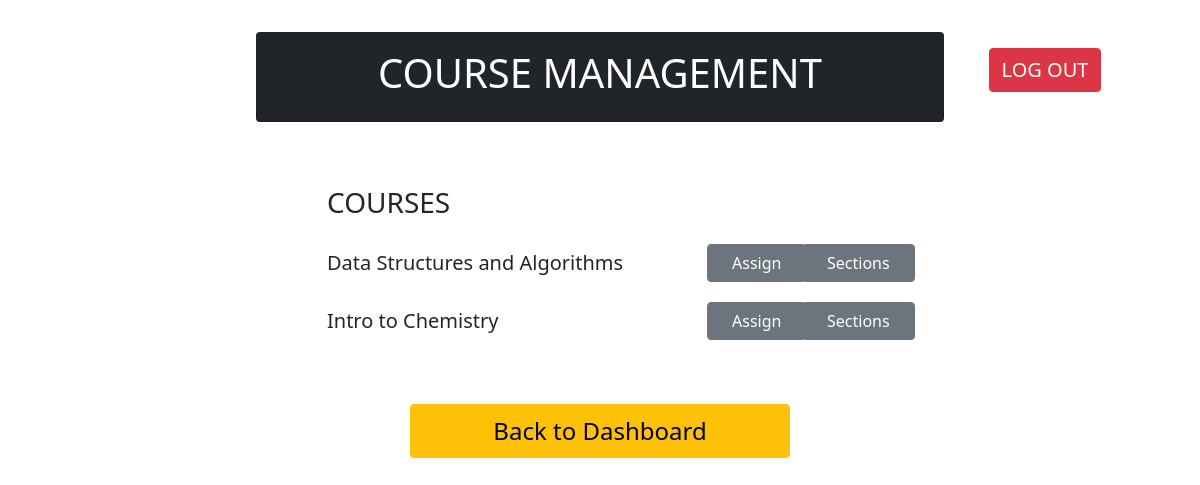
Screenshot of /courses/ (signed in) with the database file from the repository.
### proj_app/models.py (models this page shows)
class CourseModel(models.Model):
    course_id = models.AutoField(primary_key=True)
    dept_code = models.CharField(max_length=20, choices=Department.choices)
    name = models.CharField(max_length=50)
    assigned_instructor = models.ForeignKey(MyUserModel, on_delete=models.SET_NULL, related_name="instructor", null=True)
    assigned_tas = models.ManyToManyField(MyUserModel, related_name="tas")

### proj_app/views.py (the view)
# urls.py: path('courses/', ManageCourse.as_view()),
class ManageCourse(View):
    def get(self, request):
        try:
            request.session["currentUser"]
        except KeyError:
            return redirect('/')
        try:
            role_id = request.session["currentRole"]
            print("role is " + str(role_id))
            if role_id != 0 and role_id != 1:
                return redirect('/home/')
        except KeyError:
            return redirect('/')
        courses = list(CourseModel.objects.all())  # getting all the courses
        user = MyUserModel.objects.get(email=request.session["currentUser"])
        missingPeople = False
        if (list(MyUserModel.objects.filter(role=1)) == [] or list(MyUserModel.objects.filter(role=2)) == []):
            missingPeople = True
        return render(request, "mainTemplates/courseManagement.html", {"courses": courses, 'user': user, 'missingPeople': missingPeople})

### templates/mainTemplates/courseManagement.html (shortened to what this page needs)
{% extends "base.html" %}
{% block content %}
    <div class="container">
        <div class="row m-4">
            <div class="col-2"></div>
            <div class="col-8">
                <div class="card text-white bg-dark text-center my-2 py-3">
                    <h1>COURSE MANAGEMENT</h1>
                </div>
            </div>
            <div class="col-2 text-center">
                <a href = '/' type="button" class="btn btn-danger my-4" style="font-size: 20px">LOG OUT</a>
            </div>
        </div>
    </div>
    <div class="container">
        <div class="row">
            <div class="col-3"></div>
            <div class="col-4">
                <p class="p-2">
                    <h3>COURSES</h3>
                </p>
            </div>
        </div>
        {% for i in courses %}
            {% if user.role == 1 and i.assigned_instructor == user or user.role == 0 %}
            <div class="row my-1">
                <div class="col-3"></div>
                <div class="col-4">
                    <p class="mt-2" style="font-size: 20px">
                        {{i.name}}
                    </p>
                </div>
                <div class="col-1 text-center">
                    <a type="button" class="btn btn-secondary mt-1 px-4"{% if not missingPeople %} href="/assignToCourse/{{ i.course_id }}" {% endif %}>Assign</a>
                </div>
                <div class="col-1 text-center">
                    <a type="button" class="btn btn-secondary mt-1 px-4" href="/sections/{{ i.course_id }}">Sections</a>
                </div>
            </div>
            {% endif %}
        {% endfor %}
    </div>
    <div class="container">
        <div class="row">
            <div class="col-3"></div>
                <a href = '/home/' type="button" class="btn btn-warning col-4 mx-auto my-5 py-2" style="font-size: 24px">Back to Dashboard</a>
            <div class="col-3"></div>
        </div>
    </div>
{% endblock %}

### rows the page displays
CourseModel: name "Data Structures and Algorithms"
CourseModel: name "Intro to Chemistry"
